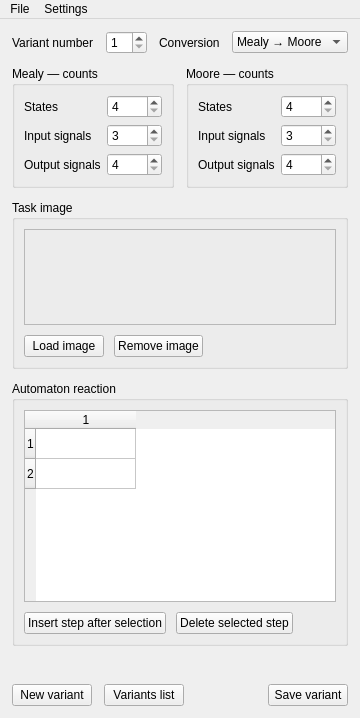
<?xml version="1.0" encoding="utf-8"?>
<ui version="4.0">
 <class>MainWindow</class>
 <widget class="QMainWindow" name="MainWindow">
  <property name="windowTitle">
   <string>M2MTools[*]</string>
  </property>
  <widget class="QWidget" name="centralwidget">
   <layout class="QVBoxLayout" name="mainLayout">
    <property name="spacing">
     <number>12</number>
    </property>
    <property name="leftMargin">
     <number>12</number>
    </property>
    <property name="topMargin">
     <number>12</number>
    </property>
    <property name="rightMargin">
     <number>12</number>
    </property>
    <property name="bottomMargin">
     <number>12</number>
    </property>
    <property name="sizeConstraint">
     <enum>QLayout::SetMinimumSize</enum>
    </property>
    <item>
     <layout class="QHBoxLayout" name="variantLayout">
      <item>
       <widget class="QLabel" name="variantNumberLabel">
        <property name="text">
         <string>Variant number</string>
        </property>
       </widget>
      </item>
      <item>
       <widget class="QSpinBox" name="variantNumber">
        <property name="minimum">
         <number>1</number>
        </property>
        <property name="maximum">
         <number>99</number>
        </property>
       </widget>
      </item>
      <item>
       <widget class="QLabel" name="conversionLabel">
        <property name="text">
         <string>Conversion</string>
        </property>
       </widget>
      </item>
      <item>
       <widget class="QComboBox" name="conversionType">
        <item>
         <property name="text">
          <string>Mealy → Moore</string>
         </property>
        </item>
        <item>
         <property name="text">
          <string>Moore → Mealy</string>
         </property>
        </item>
       </widget>
      </item>
     </layout>
    </item>
    <item>
     <layout class="QHBoxLayout" name="countsLayout">
      <item>
       <widget class="QGroupBox" name="mealyGroup">
        <property name="title">
         <string>Mealy — counts</string>
        </property>
        <layout class="QFormLayout" name="mealyLayout">
         <property name="fieldGrowthPolicy">
          <enum>QFormLayout::AllNonFixedFieldsGrow</enum>
         </property>
         <item row="0" column="0">
          <widget class="QLabel" name="mealyStatesLabel">
           <property name="text">
            <string>States</string>
           </property>
          </widget>
         </item>
         <item row="0" column="1">
          <widget class="QSpinBox" name="mealyStatesCount">
           <property name="minimum">
            <number>4</number>
           </property>
           <property name="maximum">
            <number>10</number>
           </property>
          </widget>
         </item>
         <item row="1" column="0">
          <widget class="QLabel" name="mealyInputsLabel">
           <property name="text">
            <string>Input signals</string>
           </property>
          </widget>
         </item>
         <item row="1" column="1">
          <widget class="QSpinBox" name="mealyInputsCount">
           <property name="minimum">
            <number>3</number>
           </property>
           <property name="maximum">
            <number>6</number>
           </property>
          </widget>
         </item>
         <item row="2" column="0">
          <widget class="QLabel" name="mealyOutputsLabel">
           <property name="text">
            <string>Output signals</string>
           </property>
          </widget>
         </item>
         <item row="2" column="1">
          <widget class="QSpinBox" name="mealyOutputsCount">
           <property name="minimum">
            <number>4</number>
           </property>
           <property name="maximum">
            <number>10</number>
           </property>
          </widget>
         </item>
        </layout>
       </widget>
      </item>
      <item>
       <widget class="QGroupBox" name="mooreGroup">
        <property name="title">
         <string>Moore — counts</string>
        </property>
        <layout class="QFormLayout" name="mooreLayout">
         <property name="fieldGrowthPolicy">
          <enum>QFormLayout::AllNonFixedFieldsGrow</enum>
         </property>
         <item row="0" column="0">
          <widget class="QLabel" name="mooreStatesLabel">
           <property name="text">
            <string>States</string>
           </property>
          </widget>
         </item>
         <item row="0" column="1">
          <widget class="QSpinBox" name="mooreStatesCount">
           <property name="minimum">
            <number>4</number>
           </property>
           <property name="maximum">
            <number>10</number>
           </property>
          </widget>
         </item>
         <item row="1" column="0">
          <widget class="QLabel" name="mooreInputsLabel">
           <property name="text">
            <string>Input signals</string>
           </property>
          </widget>
         </item>
         <item row="1" column="1">
          <widget class="QSpinBox" name="mooreInputsCount">
           <property name="minimum">
            <number>3</number>
           </property>
           <property name="maximum">
            <number>6</number>
           </property>
          </widget>
         </item>
         <item row="2" column="0">
          <widget class="QLabel" name="mooreOutputsLabel">
           <property name="text">
            <string>Output signals</string>
           </property>
          </widget>
         </item>
         <item row="2" column="1">
          <widget class="QSpinBox" name="mooreOutputsCount">
           <property name="minimum">
            <number>4</number>
           </property>
           <property name="maximum">
            <number>10</number>
           </property>
          </widget>
         </item>
        </layout>
       </widget>
      </item>
     </layout>
    </item>
    <item>
     <widget class="QGroupBox" name="diagramGroup">
      <property name="sizePolicy">
       <sizepolicy hsizetype="Preferred" vsizetype="Expanding">
        <horstretch>0</horstretch>
        <verstretch>1</verstretch>
       </sizepolicy>
      </property>
      <property name="title">
       <string>Task image</string>
      </property>
      <layout class="QVBoxLayout" name="imageLayout" stretch="1,0">
       <property name="spacing">
        <number>10</number>
       </property>
       <item>
        <widget class="QLabel" name="diagramDropZone">
         <property name="sizePolicy">
          <sizepolicy hsizetype="Ignored" vsizetype="Ignored">
           <horstretch>1</horstretch>
           <verstretch>0</verstretch>
          </sizepolicy>
         </property>
         <property name="minimumSize">
          <size>
           <width>180</width>
           <height>96</height>
          </size>
         </property>
         <property name="acceptDrops">
          <bool>true</bool>
         </property>
         <property name="frameShape">
          <enum>QFrame::StyledPanel</enum>
         </property>
         <property name="alignment">
          <set>Qt::AlignCenter</set>
         </property>
         <property name="wordWrap">
          <bool>true</bool>
         </property>
         <property name="textFormat">
          <enum>Qt::PlainText</enum>
         </property>
         <property name="accessibleName">
          <string>Task image preview</string>
         </property>
        </widget>
       </item>
       <item>
        <layout class="QHBoxLayout" name="imageActionsLayout" stretch="0,0,1">
         <item>
          <widget class="QPushButton" name="loadImageButton">
           <property name="sizePolicy">
            <sizepolicy hsizetype="Fixed" vsizetype="Fixed">
             <horstretch>0</horstretch>
             <verstretch>0</verstretch>
            </sizepolicy>
           </property>
           <property name="text">
            <string>Load image</string>
           </property>
          </widget>
         </item>
         <item>
          <widget class="QPushButton" name="removeImageButton">
           <property name="sizePolicy">
            <sizepolicy hsizetype="Fixed" vsizetype="Fixed">
             <horstretch>0</horstretch>
             <verstretch>0</verstretch>
            </sizepolicy>
           </property>
           <property name="text">
            <string>Remove image</string>
           </property>
          </widget>
         </item>
         <item>
          <widget class="QLabel" name="imageFileLabel">
           <property name="sizePolicy">
            <sizepolicy hsizetype="Ignored" vsizetype="Preferred">
             <horstretch>1</horstretch>
             <verstretch>0</verstretch>
            </sizepolicy>
           </property>
           <property name="alignment">
            <set>Qt::AlignRight|Qt::AlignVCenter</set>
           </property>
           <property name="textFormat">
            <enum>Qt::PlainText</enum>
           </property>
          </widget>
         </item>
        </layout>
       </item>
      </layout>
     </widget>
    </item>
    <item>
     <widget class="QGroupBox" name="reactionGroup">
      <property name="sizePolicy">
       <sizepolicy hsizetype="Preferred" vsizetype="Fixed">
        <horstretch>0</horstretch>
        <verstretch>0</verstretch>
       </sizepolicy>
      </property>
      <property name="title">
       <string>Automaton reaction</string>
      </property>
      <layout class="QVBoxLayout" name="reactionLayout">
       <property name="spacing">
        <number>10</number>
       </property>
       <item>
        <widget class="ReactionTable" name="reactionTable">
         <property name="rowCount">
          <number>2</number>
         </property>
         <property name="columnCount">
          <number>1</number>
         </property>
         <property name="sizePolicy">
          <sizepolicy hsizetype="Expanding" vsizetype="Fixed">
           <horstretch>0</horstretch>
           <verstretch>0</verstretch>
          </sizepolicy>
         </property>
        </widget>
       </item>
       <item>
        <layout class="QHBoxLayout" name="stepActionsLayout">
         <item>
          <widget class="QPushButton" name="addReactionStep">
           <property name="text">
            <string>Insert step after selection</string>
           </property>
          </widget>
         </item>
         <item>
          <widget class="QPushButton" name="removeReactionStep">
           <property name="text">
            <string>Delete selected step</string>
           </property>
          </widget>
         </item>
         <item>
          <spacer name="stepActionsSpacer">
           <property name="orientation">
            <enum>Qt::Horizontal</enum>
           </property>
           <property name="sizeHint" stdset="0">
            <size>
             <width>0</width>
             <height>0</height>
            </size>
           </property>
          </spacer>
         </item>
        </layout>
       </item>
      </layout>
     </widget>
    </item>
    <item>
     <widget class="FeedbackLabel" name="validationMessage">
      <property name="wordWrap">
       <bool>true</bool>
      </property>
     </widget>
    </item>
    <item>
     <layout class="QHBoxLayout" name="variantActionsLayout">
      <item>
       <widget class="QPushButton" name="newVariantButton">
        <property name="text">
         <string>New variant</string>
        </property>
       </widget>
      </item>
      <item>
       <widget class="QPushButton" name="openVariantButton">
        <property name="text">
         <string>Variants list</string>
        </property>
       </widget>
      </item>
      <item>
       <spacer name="variantActionsSpacer">
        <property name="orientation">
         <enum>Qt::Horizontal</enum>
        </property>
        <property name="sizeHint" stdset="0">
         <size>
          <width>0</width>
          <height>0</height>
         </size>
        </property>
       </spacer>
      </item>
      <item>
       <widget class="QPushButton" name="saveVariantButton">
        <property name="text">
         <string>Save variant</string>
        </property>
       </widget>
      </item>
     </layout>
    </item>
   </layout>
  </widget>
  <widget class="QMenuBar" name="menubar">
   <widget class="QMenu" name="menuFile">
    <property name="title">
     <string>File</string>
    </property>
    <addaction name="actionNewVariant" />
    <addaction name="actionSaveVariant" />
    <addaction name="actionOpenVariant" />
    <addaction name="separator" />
    <addaction name="actionImportDatabase" />
    <addaction name="actionExportDatabase" />
    <addaction name="separator" />
    <addaction name="actionExit" />
   </widget>
   <widget class="QMenu" name="menuSettings">
    <property name="title">
     <string>Settings</string>
    </property>
    <widget class="QMenu" name="menuLanguage">
     <property name="title">
      <string>Language</string>
     </property>
     <addaction name="actionEnglish" />
     <addaction name="actionRussian" />
    </widget>
    <addaction name="menuLanguage" />
    <addaction name="actionShowLogger" />
   </widget>
   <addaction name="menuFile" />
   <addaction name="menuSettings" />
  </widget>
  <action name="actionNewVariant">
   <property name="text">
    <string>New variant</string>
   </property>
   <property name="shortcut">
    <string>Ctrl+N</string>
   </property>
  </action>
  <action name="actionSaveVariant">
   <property name="text">
    <string>Save variant</string>
   </property>
   <property name="shortcut">
    <string>Ctrl+S</string>
   </property>
  </action>
  <action name="actionOpenVariant">
   <property name="text">
    <string>Variants list</string>
   </property>
   <property name="shortcut">
    <string>Ctrl+O</string>
   </property>
  </action>
  <action name="actionImportDatabase">
   <property name="text">
    <string>Import database</string>
   </property>
  </action>
  <action name="actionExportDatabase">
   <property name="text">
    <string>Export database</string>
   </property>
  </action>
  <action name="actionExit">
   <property name="text">
    <string>Exit</string>
   </property>
   <property name="shortcut">
    <string>Ctrl+Q</string>
   </property>
  </action>
  <action name="actionEnglish">
   <property name="text">
    <string>English</string>
   </property>
   <property name="checkable">
    <bool>true</bool>
   </property>
  </action>
  <action name="actionRussian">
   <property name="text">
    <string>Russian</string>
   </property>
   <property name="checkable">
    <bool>true</bool>
   </property>
  </action>
  <action name="actionShowLogger">
   <property name="text">
    <string>Show logger</string>
   </property>
  </action>
 </widget>
 <customwidgets>
  <customwidget>
   <class>FeedbackLabel</class>
   <extends>QLabel</extends>
   <header>ui/widgets/feedbacklabel.h</header>
  </customwidget>
  <customwidget>
   <class>ReactionTable</class>
   <extends>QTableWidget</extends>
   <header>ui/widgets/reactiontable.h</header>
  </customwidget>
  <customwidget>
   <class>WrappingLabel</class>
   <extends>QLabel</extends>
   <header>ui/widgets/wrappinglabel.h</header>
  </customwidget>
 </customwidgets>
 <resources />
 <connections />
</ui>
